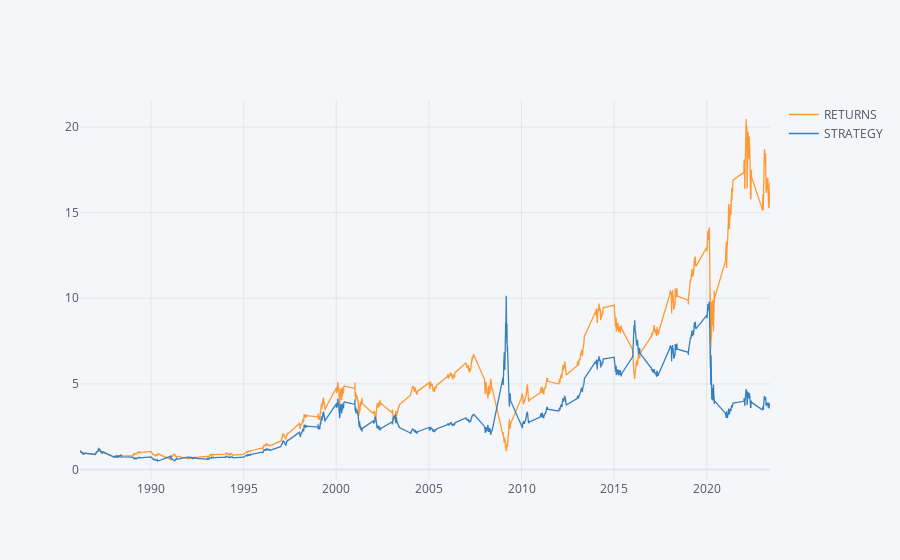

The notebook cell saved with this chart:
### Code cell
data[['RETURNS', 'STRATEGY']].iloc[1:].cumsum().applymap(np.exp).iplot()

### Figure 1 — Plotly figure (JSON) as saved in the notebook; plotly's stock layout.template omitted (floating-point values rounded to 4 significant figures; data arrays with more than 128 entries replaced by an {"elided": "..."} marker saying what was removed)
{"data": [{"line": {"color": "rgba(255, 153, 51, 1.0)", "dash": "solid", "shape": "linear", "width": 1.3}, "mode": "lines", "name": "RETURNS", "text": "", "type": "scatter", "x": {"elided": "3915 str values"}, "y": {"elided": "3915 float values"}}, {"line": {"color": "rgba(55, 128, 191, 1.0)", "dash": "solid", "shape": "linear", "width": 1.3}, "mode": "lines", "name": "STRATEGY", "text": "", "type": "scatter", "x": {"elided": "3915 str values"}, "y": {"elided": "3915 float values"}}], "layout": {"legend": {"bgcolor": "#F5F6F9", "font": {"color": "#4D5663"}}, "paper_bgcolor": "#F5F6F9", "plot_bgcolor": "#F5F6F9", "title": {"font": {"color": "#4D5663"}}, "xaxis": {"gridcolor": "#E1E5ED", "showgrid": true, "tickfont": {"color": "#4D5663"}, "title": {"font": {"color": "#4D5663"}, "text": ""}, "zerolinecolor": "#E1E5ED"}, "yaxis": {"gridcolor": "#E1E5ED", "showgrid": true, "tickfont": {"color": "#4D5663"}, "title": {"font": {"color": "#4D5663"}, "text": ""}, "zerolinecolor": "#E1E5ED"}}}
